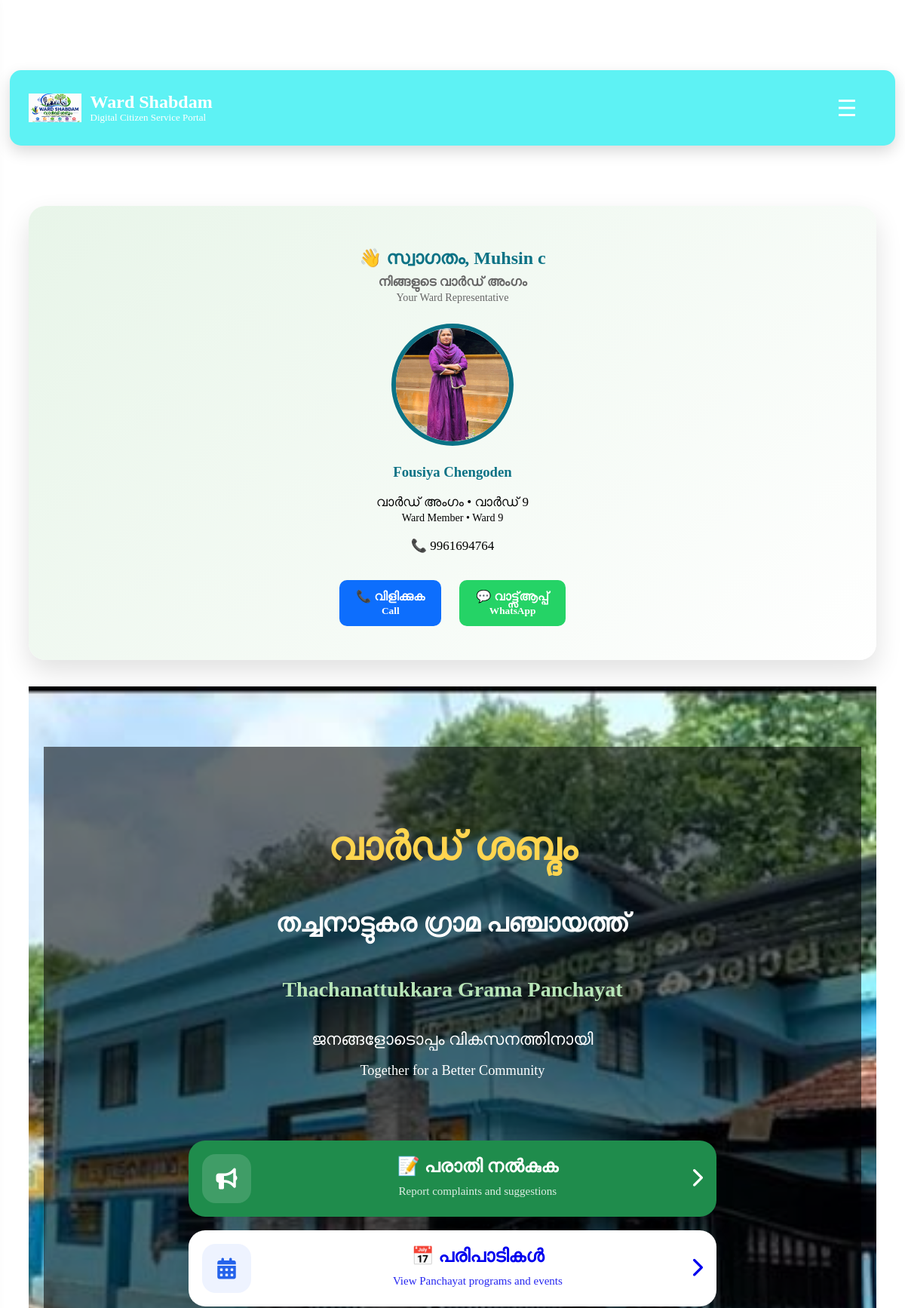
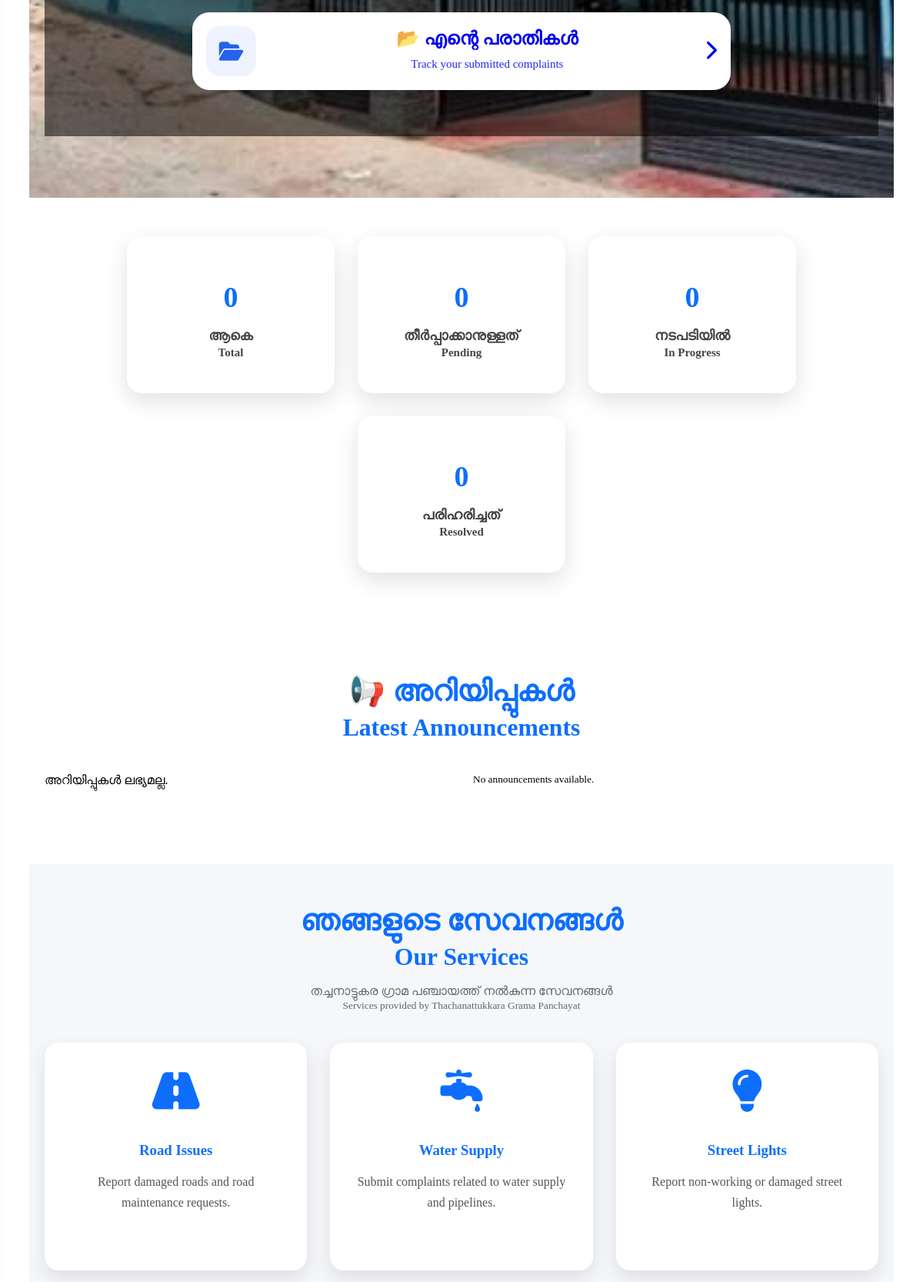
The page / (signed in, upper part) on the database its author committed (2 pictures, top to bottom).
### tables this page shows
CREATE TABLE citizens (

    id INTEGER PRIMARY KEY AUTOINCREMENT,

    fullname TEXT NOT NULL,

    mobile TEXT UNIQUE NOT NULL,

    email TEXT,

    password TEXT NOT NULL,

    created_at TIMESTAMP DEFAULT CURRENT_TIMESTAMP

, ward TEXT);

CREATE TABLE ward_members (
    id INTEGER PRIMARY KEY AUTOINCREMENT,
    ward_no INTEGER NOT NULL,
    name TEXT NOT NULL,
    designation TEXT NOT NULL,
    phone TEXT NOT NULL,
    email TEXT,
    photo TEXT
, username TEXT, password TEXT);

### app.py (the view)
@app.route("/")
def home():
    conn = sqlite3.connect("database/wardshabdam.db")
    conn.row_factory = sqlite3.Row
    cursor = conn.cursor()
    cursor.execute("""
        SELECT *
        FROM announcements
        ORDER BY id DESC
    """)
    announcements = cursor.fetchall()
    cursor.execute("SELECT COUNT(*) FROM complaints")
    total = cursor.fetchone()[0]
    cursor.execute("SELECT COUNT(*) FROM complaints WHERE status='Pending'")
    pending = cursor.fetchone()[0]
    cursor.execute("SELECT COUNT(*) FROM complaints WHERE status='In Progress'")
    progress = cursor.fetchone()[0]
    cursor.execute("SELECT COUNT(*) FROM complaints WHERE status='Resolved'")
    resolved = cursor.fetchone()[0]
    cursor.execute("""
        SELECT *
        FROM ward_members
        ORDER BY ward_no ASC
    """)
    ward_members = cursor.fetchall()
    my_ward_member = None
    if "citizen_id" in session:
        cursor.execute(
            "SELECT * FROM citizens WHERE id=?",
            (session["citizen_id"],)
        )
        citizen = cursor.fetchone()
        if citizen:
            ward_no = citizen["ward"].replace("Ward ", "").strip()
            cursor.execute(
                "SELECT * FROM ward_members WHERE ward_no=?",
                (ward_no,)
            )
            my_ward_member = cursor.fetchone()
    conn.close()
    return render_template(
        "home.html",
        announcements=announcements,
        total=total,
        pending=pending,
        progress=progress,
        resolved=resolved,
        ward_members=ward_members,
        my_ward_member=my_ward_member
)

### app.py (called while the page is built)
@app.context_processor
def notification_context():
    if "citizen_id" not in session:
        return {"notification_count": 0}
    conn = sqlite3.connect("database/wardshabdam.db")
    cursor = conn.cursor()
    cursor.execute("""
        SELECT COUNT(*)
        FROM notifications
        WHERE citizen_id=?
        AND is_read=0
    """, (session["citizen_id"],))
    count = cursor.fetchone()[0]
    conn.close()
    return {"notification_count": count}

### templates/home.html (shortened to what this page needs)
{% extends "layout.html" %}
{% block content %}
{% if my_ward_member %}
<div class="ward-profile">
    <div class="ward-profile-header">
       <h2>👋 സ്വാഗതം, {{ session["citizen_name"] }}</h2>
<p>
    <strong>നിങ്ങളുടെ വാർഡ് അംഗം</strong><br>
    <small>Your Ward Representative</small>
</p>
    </div>
    <div class="ward-profile-body">
        <img
            src="{{ url_for('static', filename='uploads/' + my_ward_member['photo']) }}"
            alt="Ward Member">
        <h3>{{ my_ward_member["name"] }}</h3>
        <p>
    വാർഡ് അംഗം • വാർഡ് {{ my_ward_member["ward_no"] }}<br>
    <small>Ward Member • Ward {{ my_ward_member["ward_no"] }}</small>
</p>
        <p>📞 {{ my_ward_member["phone"] }}</p>
        <div class="ward-buttons">
            <a href="tel:{{ my_ward_member['phone'] }}"
               class="call-btn">
                📞 വിളിക്കുക
                <br>
                <small>Call</small>
            </a>
            <a href="https://wa.me/91{{ my_ward_member['phone'] }}"
               target="_blank"
               class="whatsapp-btn">
                💬 വാട്ട്സ്ആപ്പ്
                <br>
                <small>WhatsApp</small>
            </a>
        </div>
    </div>
</div>
{% endif %}
<section class="hero">
    <div class="overlay">
       <h2>വാർഡ് ശബ്ദം</h2>
        <h3>തച്ചനാട്ടുകര ഗ്രാമ പഞ്ചായത്ത്</h3>
        <h4>Thachanattukkara Grama Panchayat</h4>
        <p>
            ജനങ്ങളോടൊപ്പം വികസനത്തിനായി
            <br>
            <small>Together for a Better Community</small>
        </p>
    <div class="hero-buttons">
    <a href="/report" class="action-card report-card">
        <div class="card-icon">
            <i class="fa-solid fa-bullhorn"></i>
        </div>
        <div class="card-text">
            <h3>📝 പരാതി നൽകുക</h3>
            <p>Report complaints and suggestions</p>
        </div>
        <div class="card-arrow">
            <i class="fa-solid fa-chevron-right"></i>
        </div>
    </a>
    <a href="/programs" class="action-card">
        <div class="card-icon">
            <i class="fa-solid fa-calendar-days"></i>
        </div>
        <div class="card-text">
            <h3>📅 പരിപാടികൾ</h3>
            <p>View Panchayat programs and events</p>
        </div>
        <div class="card-arrow">
            <i class="fa-solid fa-chevron-right"></i>
        </div>
    </a>
    <a href="/my_complaints" class="action-card">
        <div class="card-icon">
            <i class="fa-solid fa-folder-open"></i>
        </div>
        <div class="card-text">
            <h3>📂 എന്റെ പരാതികൾ</h3>
            <p>Track your submitted complaints</p>
        </div>
        <div class="card-arrow">
            <i class="fa-solid fa-chevron-right"></i>
        </div>
    </a>
</div>
</section>
<section class="stats-section">
    <div class="stats-grid">
        <div class="stat-card">
            <h2>{{ total }}</h2>
           <p>
            ആകെ
            <br>
            <small>Total</small>
            </p>
        </div>
        <div class="stat-card">
            <h2>{{ pending }}</h2>
            <p>
            തീർപ്പാക്കാനുള്ളത്
            <br>
            <small>Pending</small>
            </p>
        </div>
        <div class="stat-card">
            <h2>{{ progress }}</h2>
            <p>
            നടപടിയിൽ
            <br>
            <small>In Progress</small>
            </p>
        </div>
        <div class="stat-card">
            <h2>{{ resolved }}</h2>
            <p>
            പരിഹരിച്ചത്
            <br>
            <small>Resolved</small>
            </p>
        </div>
    </div>
</section>
        <section class="announcement-section">
            <h2>
        📢 അറിയിപ്പുകൾ
        <br>
        <small>Latest Announcements</small>
        </h2>
    <div class="announcement-grid">
        {% for item in announcements %}
        <div class="announcement-card">
            {% if item.photo %}
            <img src="{{ url_for('static', filename='uploads/' + item.photo) }}" alt="Announcement">
            {% endif %}
            <h3>{{ item.title }}</h3>
            <p>
                {{ item.description[:120] }}...
            </p>
            <a href="/announcement/{{ item.id }}" class="read-more-btn">
                കൂടുതൽ വായിക്കുക →
                <br>
                <small>Read More</small>
            </a>
        </div>
        {% else %}
        അറിയിപ്പുകൾ ലഭ്യമല്ല.
        <br>
        <small>No announcements available.</small>
        {% endfor %}
    </div>
</section>
<section class="services">
        <h2>
    ഞങ്ങളുടെ സേവനങ്ങൾ
    <br>
    <small>Our Services</small>
    </h2>
    <p>
    തച്ചനാട്ടുകര ഗ്രാമ പഞ്ചായത്ത് നൽകുന്ന സേവനങ്ങൾ
    <br>
    <small>Services provided by Thachanattukkara Grama Panchayat</small>
    </p>
    <div class="service-grid">
        <div class="service-card">
            <i class="fa-solid fa-road"></i>
            <h3>Road Issues</h3>
            <p>Report damaged roads and road maintenance requests.</p>
        </div>
        <div class="service-card">
            <i class="fa-solid fa-faucet-drip"></i>
            <h3>Water Supply</h3>
            <p>Submit complaints related to water supply and pipelines.</p>
        </div>
        <div class="service-card">
            <i class="fa-solid fa-lightbulb"></i>
            <h3>Street Lights</h3>
            <p>Report non-working or damaged street lights.</p>
        </div>
    </div>
</section>
{% endblock %}

### static/css/style.css (style rules this page uses)
body { padding-top:70px; }

### static/css/hero.css (style rules this page uses)
.hero { position: relative; min-height: 100vh; padding: 80px 20px; background: url("../images/hero.png"); background-size: cover; background-position: center; background-repeat: no-repeat; display: flex; justify-content: center; align-items: center; align-items: center; }
.overlay { width:100%; min-height:100vh; background:rgba(0,0,0,.55); display:flex; flex-direction:column; justify-content:center; align-items:center; text-align:center; color:white; padding:60px 20px; box-sizing:border-box; }
.overlay h2 { font-size:52px; color:#FFD54F; margin-bottom:18px; font-weight:700; }
.overlay h3 { font-size:34px; margin-bottom:15px; font-weight:700; }
.overlay h4 { font-size:28px; color:#B8E6B8; margin-bottom:30px; font-weight:600; }
.overlay p { font-size:22px; line-height:1.8; max-width:700px; margin:0 auto 45px; }
.hero-buttons { width:100%; max-width:700px; display:flex; flex-direction:column; gap:20px; margin-top:35px; }
.stats-section { width:100%; margin-top:50px; }
.stats-grid { display:flex; justify-content:center; align-items:center; gap:30px; flex-wrap:wrap; margin-top:40px; }
.stat-card { width:220px; background:#fff; border-radius:20px; padding:25px; text-align:center; box-shadow:0 10px 30px rgba(0,0,0,.12); transition:.3s; }
.stat-card h2 { font-size:48px; color:#0d6efd; margin-bottom:12px; }
.stat-card p { font-size:20px; font-weight:bold; color:#555; }
.stat-card h2 { color:#0d6efd; font-size:38px; margin-bottom:10px; }
.stat-card p { color:#444; font-weight:bold; font-size:18px; }
.hero-buttons { display:flex; flex-direction:column; gap:18px; margin-top:30px; }
.action-card { display:flex; align-items:center; text-decoration:none; background:#ffffff; border-radius:22px; padding:18px; box-shadow:0 10px 25px rgba(0,0,0,.12); transition:.3s; }
.report-card { background:#1f8c4c; color:#fff; }
.card-icon { width:65px; height:65px; border-radius:18px; background:rgba(255,255,255,.15); display:flex; align-items:center; justify-content:center; font-size:28px; margin-right:18px; }
.action-card:not(.report-card) .card-icon { background:#eef3ff; color:#2563eb; }
.card-text { flex:1; }
.card-text h3 { margin:0; font-size:24px; text-decoration:none; }
.card-text p { margin:6px 0 0; font-size:15px; opacity:.85; }
.card-arrow { font-size:26px; }
.action-card, .action-card:hover, .action-card:visited { text-decoration:none; }
.action-card h3, .action-card p { text-decoration:none; color:inherit; }
.call-btn, .whatsapp-btn { display:inline-block; margin:8px; padding:12px 22px; color:white; text-decoration:none; border-radius:10px; font-weight:bold; }
.call-btn { background:#1565c0; }
.whatsapp-btn { background:#25D366; }
.call-btn, .whatsapp-btn { display:inline-block; padding:10px 20px; margin-right:10px; border-radius:8px; text-decoration:none; color:white; font-weight:bold; }
.ward-profile { max-width:1100px; margin:35px auto; background:linear-gradient(135deg,#e8f5e9,#ffffff); border-radius:22px; padding:35px; text-align:center; box-shadow:0 15px 35px rgba(0,0,0,.12); }
.ward-profile-header h2 { color:#0b7285; margin-bottom:5px; }
.ward-profile-header p { color:#666; margin-bottom:25px; }
.ward-profile img { width:150px; height:150px; border-radius:50%; object-fit:cover; border:6px solid #0b7285; }
.ward-profile h3 { margin-top:20px; color:#0b7285; }
.ward-profile p { margin-top:8px; font-size:17px; }
.ward-buttons { margin-top:25px; }
.call-btn, .whatsapp-btn { display:inline-block; padding:12px 24px; margin:8px; border-radius:10px; text-decoration:none; color:white; font-weight:bold; }

### static/css/cards.css (style rules this page uses)
.services { padding:80px 10%; background:#f5f7fa; text-align:center; }
.services h2 { font-size:40px; color:#0B5ED7; }
.services p { color:#555; margin-bottom:40px; }
.service-grid { display:grid; grid-template-columns:repeat(3,1fr); gap:30px; }
.service-card { background:white; padding:30px; border-radius:15px; box-shadow:0 8px 20px rgba(0,0,0,.1); transition:.3s; }
.service-card h3 { color:#0B5ED7; margin-bottom:10px; }
.service-card p { color:#666; }

### static/css/announcement.css (style rules this page uses)
.announcement-section { max-width:1200px; margin:80px auto; padding:20px; }
.announcement-section h2 { text-align:center; color:#0d6efd; font-size:38px; margin-bottom:40px; font-weight:bold; }
.announcement-grid { display:grid; grid-template-columns:repeat(auto-fit,minmax(320px,1fr)); gap:30px; }

### static/css/edit.css (style rules this page uses)
.whatsapp-btn { display:inline-block; background:#25D366; color:white; padding:12px 22px; border-radius:8px; text-decoration:none; font-weight:bold; transition:.3s; }

### rows shown on the page
citizens: citizen_name "Muhsin c"
ward_members: photo (picture), name "Fousiya Chengoden", ward_no "9", phone "9961694764"

### other values the page prints
{{ total }} "0"
{{ pending }} "0"
{{ progress }} "0"
{{ resolved }} "0"
